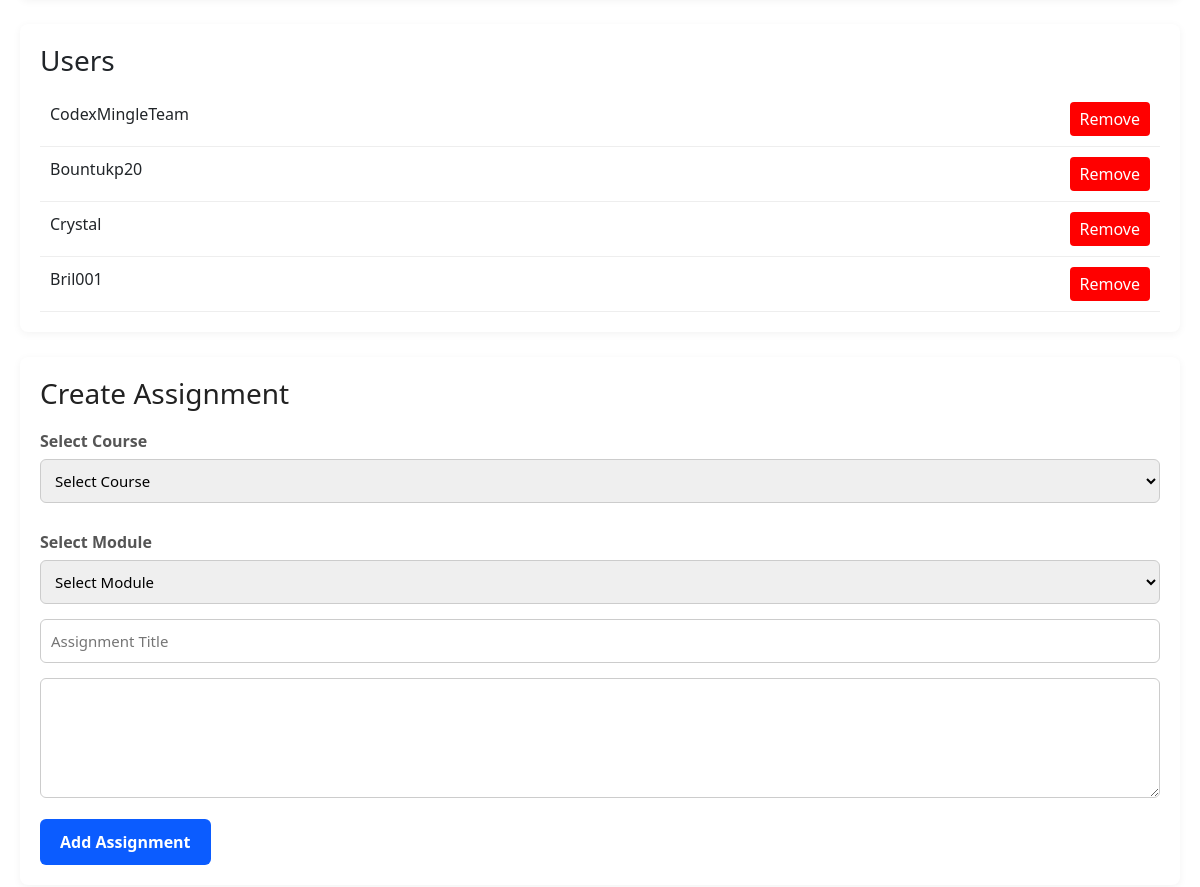
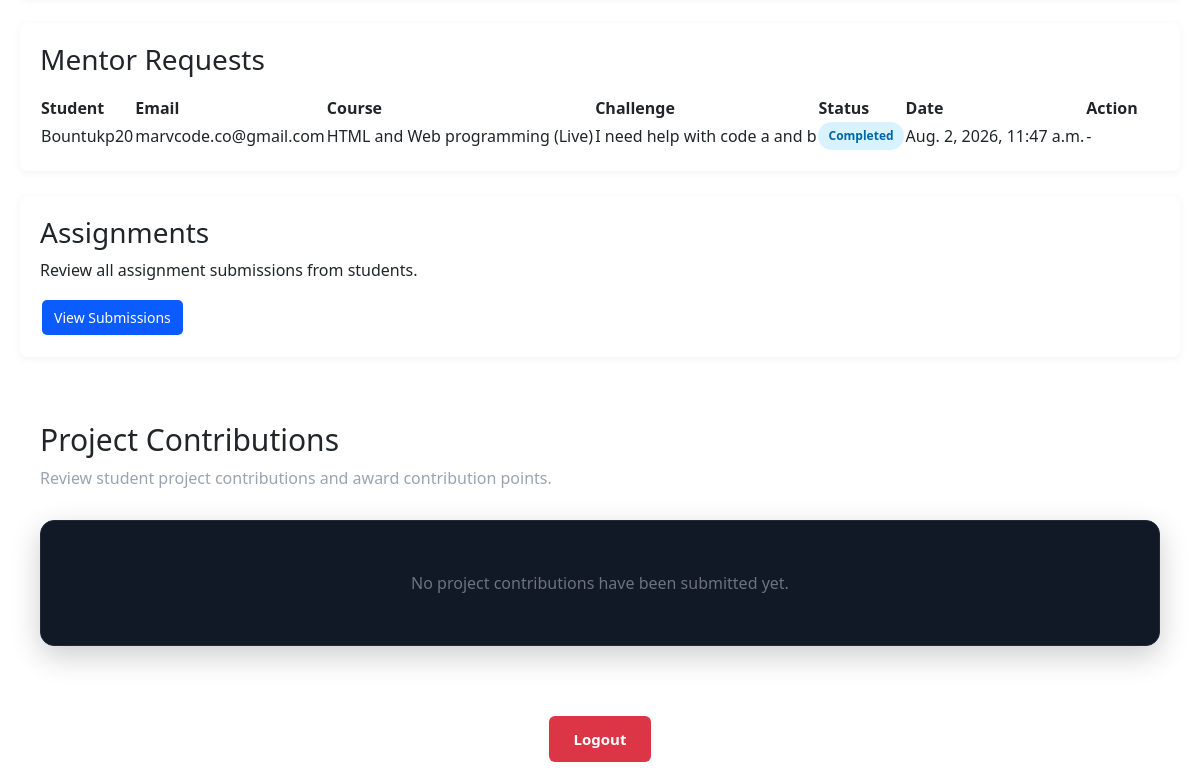
Page /admin-dashboard (signed in, lower part) on the earlier database version (2 pictures, top to bottom).
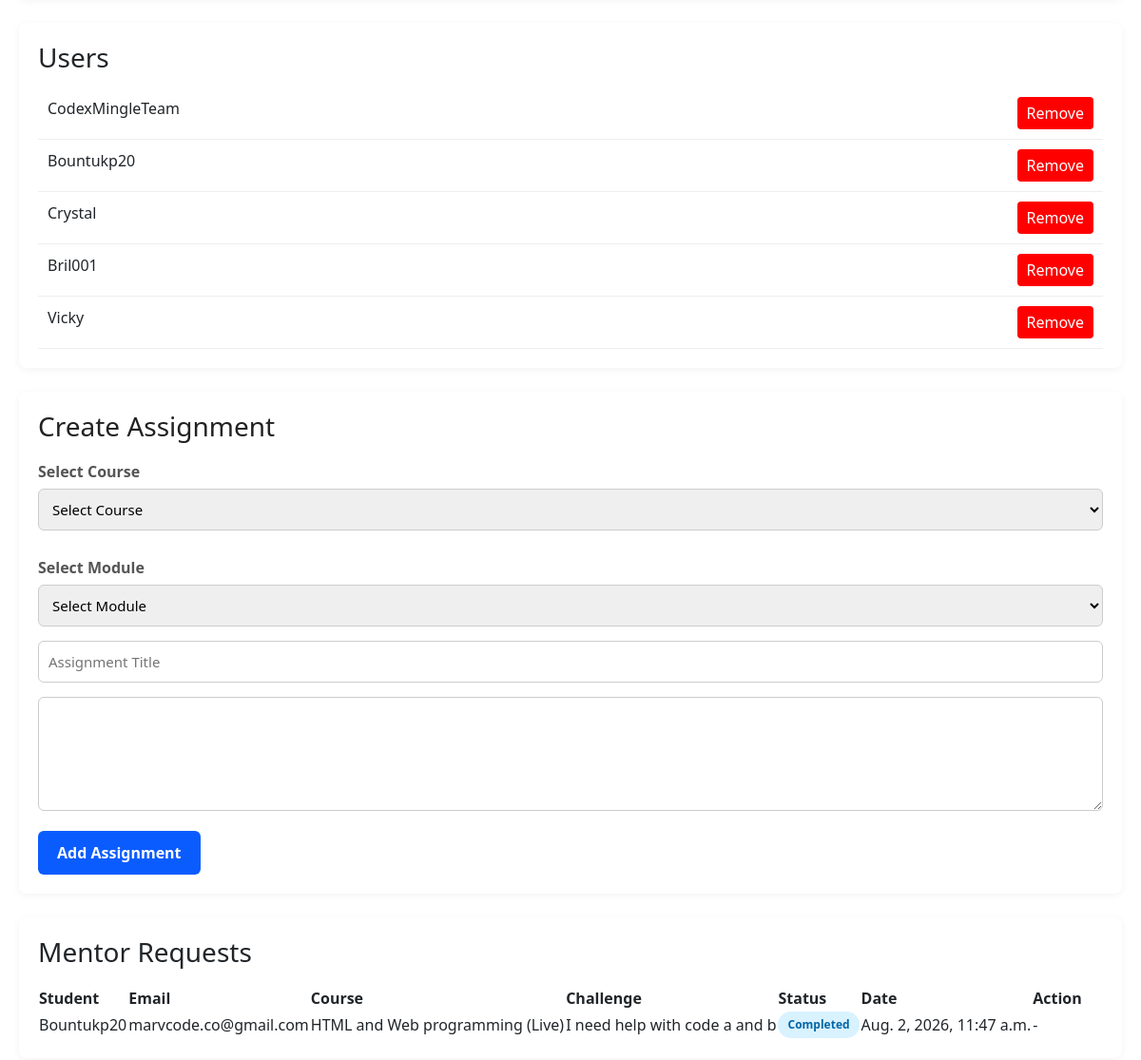
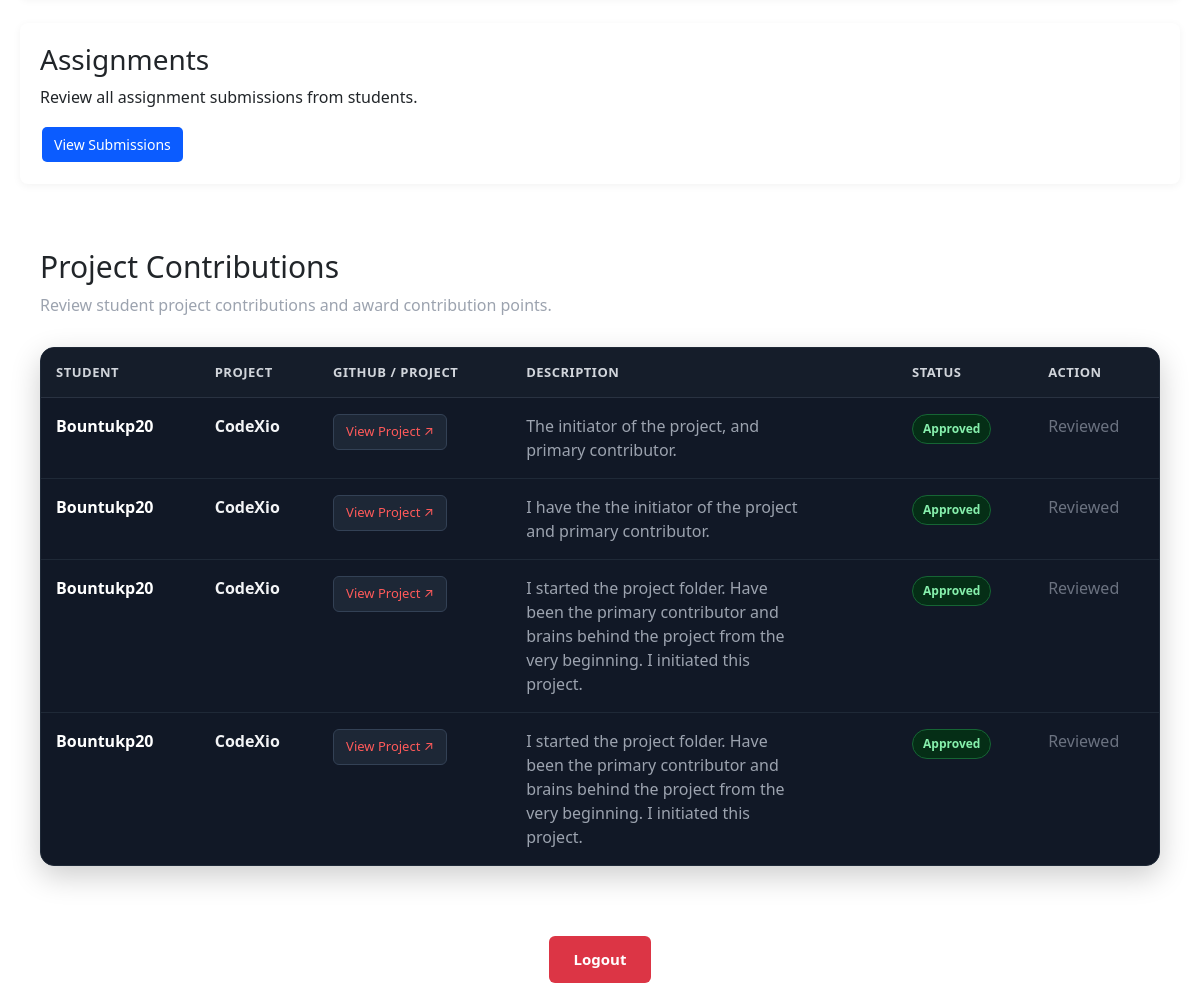
Same page on the later database version (2 pictures, top to bottom).
### users/models.py (models this page shows, shortened)
class User(AbstractUser):
    student_id = models.CharField(max_length=20, unique=True, blank=True)
    fullname = models.CharField(max_length=50)
    phone = models.CharField(max_length=20)
    country = models.CharField(max_length=100)
    email = models.EmailField(max_length=254, unique=True)
    github_username = models.CharField(
    max_length=100,
    blank=True,
    null=True
    )
    profile_image = models.ImageField(upload_to='profiles/', blank=True)
    is_verified = models.BooleanField(default=False)
    verified_at = models.DateTimeField(
    null=True,
    blank=True
    )

### courses/models.py (models this page shows, shortened)
class MentorRequest(models.Model):
    STATUS_CHOICES = (
        ("pending", "Pending"),
        ("approved", "Approved"),
        ("rejected", "Rejected"),
        ("completed", "Completed"),
    )
    user = models.ForeignKey(
        settings.AUTH_USER_MODEL,
        on_delete=models.CASCADE
    )
    course = models.ForeignKey(
        "Course",
        on_delete=models.CASCADE
    )
    challenge = models.TextField()
    status = models.CharField(
        max_length=20,
        choices=STATUS_CHOICES,
        default="pending"
    )
    meeting_link = models.URLField(
        blank=True,
        null=True
    )
    admin_notes = models.TextField(
        blank=True
    )
    created_at = models.DateTimeField(
        auto_now_add=True
    )
    class Meta:
        ordering = ["-created_at"]

class Course(models.Model):
    COURSE_TYPE = (
        ("recorded", "Recorded"),
        ("live", "Live"),
    )
    PAYMENT_TYPE = (
        ('transfer', 'transfer'),
        ('mastercard',  'Mastercard')
    )
    title = models.CharField(max_length=200)
    description = models.TextField()
    price = models.DecimalField(max_digits=8, decimal_places=2)
    payment_type = models.CharField(max_length=10, choices=PAYMENT_TYPE, default="transfer")
    course_type = models.CharField(
        max_length=10,
        choices=COURSE_TYPE,
        default="recorded"
    )
    discount_active = models.BooleanField(default=False)
    discount_percentage = models.PositiveIntegerField(
        default=0
    )
    first_200_discount = models.DecimalField(
        max_digits=5,
        decimal_places=2,
        default=0
    )
    discount_expiry = models.DateTimeField(
        null=True,
        blank=True
    )
    enrollment_open = models.DateTimeField(null=True, blank=True)
    created_at = models.DateTimeField(auto_now_add=True)

class ProjectContribution(models.Model):
    STATUS_CHOICES = (
        ("pending", "Pending"),
        ("approved", "Approved"),
        ("rejected", "Rejected"),
    )
    student = models.ForeignKey(
        User,
        on_delete=models.CASCADE
    )
    github_username = models.CharField(
        max_length=100
    )
    project_name = models.CharField(
        max_length=200
    )
    project_link = models.URLField()
    contribution_description = models.TextField()
    grade = models.PositiveIntegerField(
        default=0
    )
    status = models.CharField(
        max_length=20,
        choices=STATUS_CHOICES,
        default="pending"
    )
    submitted_at = models.DateTimeField(
        auto_now_add=True
    )
    reviewed_at = models.DateTimeField(
        null=True,
        blank=True
    )

### codexio_main/views.py (the view)
# urls.py: path('admin-dashboard', views.admin_dashboard, name='admin_dashboard'),
@staff_member_required
def admin_dashboard(request):
    query = request.GET.get("q")
    users = User.objects.all()
    courses = Course.objects.all()
    modules = Module.objects.select_related('course').all()
    requests = MentorRequest.objects.select_related(
        "user",
        "course"
    ).order_by("-created_at")
    contributions = ProjectContribution.objects.all().order_by(
    "-submitted_at"
    )
    if query:
        users = User.objects.filter(username__icontains=query)
        courses = Course.objects.filter(title__icontains=query)
    context = {
        "users": users,
        "courses": courses,
        "modules": modules,
        "query": query,
        "requests": requests,
        "contributions": contributions,
    }
    return render(request, "codexio_main/dashboard/admin_panel/admin.html", context)

### codexio_main/templates/codexio_main/dashboard/admin_panel/admin.html (shortened to what this page needs)
{% extends "base.html" %}
{% block content %}
<div class="admin-container">
<div class="admin-card">
<h3>Users</h3>
<div class="user-list">
{% for user in users %}
<div class="user-row">
<span>{{ user.username }}</span>
<a href="{% url 'courses:remove_user' user.id %}" class="delete-btn">Remove</a>
</div>
{% endfor %}
</div>
</div>
<div class="assignment-card">
<h3>Create Assignment</h3>
<form method="POST" action="{% url 'courses:create_assignment' %}">
<label>Select Course</label>
<select name="course_id" required>
<option value="">Select Course</option>
</select>
<label>Select Module</label>
<select name="module_id" required>
    <option value="">Select Module</option>
</select>
<input type="text" name="title" placeholder="Assignment Title">
<textarea name="instructions"></textarea>
<button>Add Assignment</button>
</form>
</div>
<div class="mentor-card">
<h3>Mentor Requests</h3>
<table>
    <thead>
        <tr>
            <th>Student</th>
            <th>Email</th>
            <th>Course</th>
            <th>Challenge</th>
            <th>Status</th>
            <th>Date</th>
            <th>Action</th>
        </tr>
    </thead>
    <tbody>
    {% for request in requests %}
        <tr>
            <td>{{ request.user.username }}</td>
            <td>{{ request.user.email }}</td>
            <td>{{ request.course.title }}</td>
            <td>{{ request.challenge }}</td>
            <td><span class="status {{ request.status }}">{{ request.status|title }}</span></td>
            <td>{{ request.created_at }}</td>
            <td>
                {% if request.status == "pending" %}
                    <a href="{% url 'courses:approve_mentor_request' request.id %}" class="action-btn approve-btn">
                      Approve
                    </a>
                    <a href="{% url 'courses:reject_mentor_request' request.id %}" class="action-btn reject-btn">
                      Reject
                    </a>
                {% elif request.status == "approved" %}
                    <a href="{% url 'courses:complete_mentor_request' request.id %}" class="action-btn complete-btn">
                      Mark Completed
                    </a>
                {% else %}
                    -
                {% endif %}
            </td>
        </tr>
    {% endfor %}
    </tbody>
</table>
</div>
<div class="admin-card">
<h3>Assignments</h3>
<p>
Review all assignment submissions from students.
</p>
<a href="{% url 'courses:assignment_submissions' %}" class="action-btn complete-btn">
View Submissions
</a>
</div>
<div class="contributions-container">
    <div class="contributions-header">
        <h2>
            Project Contributions
        </h2>
        <p>
            Review student project contributions and award contribution points.
        </p>
    </div>
    <div class="contributions-card">
        {% if contributions %}
        <div class="table-wrapper">
            <table class="contributions-table">
                <thead>
                    <tr>
                        <th>
                            Student
                        </th>
                        <th>
                            Project
                        </th>
                        <th>
                            GitHub / Project
                        </th>
                        <th>
                            Description
                        </th>
                        <th>
                            Status
                        </th>
                        <th>
                            Action
                        </th>
                    </tr>
                </thead>
                <tbody>
                {% for contribution in contributions %}
                    <tr>
                        <td>
                            <div class="student-name">
                                {{ contribution.student.username }}
                            </div>
                        </td>
                        <td>
                            <div class="project-name">
                                {{ contribution.project_name }}
                            </div>
                        </td>
                        <td>
                            <a
                                href="{{ contribution.project_link }}"
                                target="_blank"
                                rel="noopener noreferrer"
                                class="project-link"
                            >
                                View Project ↗
                            </a>
                        </td>
                        <td>
                            <div class="description">
                                {% if contribution.contribution_description %}
                                    {{ contribution.contribution_description }}
                                {% else %}
                                    No description provided.
                                {% endif %}
                            </div>
                        </td>
                        <td>
                            {% if contribution.status == "pending" %}
                                <span class="status status-pending">
                                    Pending
                                </span>
                            {% elif contribution.status == "approved" %}
                                <span class="status status-approved">
                                    Approved
                                </span>
                            {% elif contribution.status == "rejected" %}
                                <span class="status status-rejected">
                                    Rejected
                                </span>
                            {% else %}
                                <span class="status status-pending">
                                    {{ contribution.status }}
                                </span>
                            {% endif %}
                        </td>
                        <td>
                            {% if contribution.status == "pending" %}
                                <form
                                    method="POST"
                                    action="{% url 'courses:approve_project_contribution' contribution.id %}"
                                    class="approve-form"
                                >
                                    {% csrf_token %}
                                    <input
                                        type="number"
                                        name="grade"
                                        class="grade-input"
                                        placeholder="Score"
                                        min="0"
                                        max="20"
                                        required
                                    >
                                    <button
                                        type="submit"
                                        class="approve-btn"
                                    >
                                        Approve
                                    </button>
                                    <form
                                      method="POST"
                                      action="{% url 'courses:reject_project_contribution' contribution.id %}"
                                      class="reject-form"
                                    >
                                    {% csrf_token %}
                                    <button
                                      type="submit"
                                      class="reject-btn"
                                      onclick="return confirm('Are you sure you want to reject this contribution?');"
                                    >
                                      Reject
                                    </button>
                                </form>
                            {% else %}
                                <span style="color:#6b7280;">
                                    Reviewed
                                </span>
                            {% endif %}
                        </td>
                    </tr>
                {% endfor %}
                </tbody>
            </table>
        </div>
        {% else %}
            <div class="empty-state">
                No project contributions have been submitted yet.
            </div>
        {% endif %}
    </div>
</div>
<div class="logout-card">
<form action="{% url 'users:logout' %}" method="POST">
<button type="submit" class="logout-btn">
 Logout
</button>
</form>
</div>
{% endblock %}

### templates/base.html (shortened to what this page needs)
{% load static %}
<!doctype html>
<html lang="en">
    <head>
        <link href="https://cdn.jsdelivr.net/npm/bootstrap@5.3.3/dist/css/bootstrap.min.css" rel="stylesheet">
    </head>
    <body>
        {% block content %}{% endblock %}
    </body>

### codexio_main/templates/codexio_main/dashboard/admin_panel/admin.html (style rules this page uses)
.admin-container { max-width:1200px; margin:auto; padding:20px; }
.admin-card { background:#fff; padding:20px; border-radius:8px; margin-bottom:25px; box-shadow:0 2px 8px rgba(0,0,0,0.05); }
.user-list { margin-top:15px; }
.user-row { display:flex; justify-content:space-between; padding:10px; border-bottom:1px solid #eee; }
.delete-btn { color:white; background:red; padding:5px 10px; border-radius:4px; text-decoration:none; }
.assignment-card { background:#fff; padding:20px; border-radius:8px; margin-bottom:25px; box-shadow:0 2px 8px rgba(0,0,0,.05); }
.assignment-card h3 { margin-bottom:18px; color:#222; }
.assignment-card label { display:block; margin-top:12px; margin-bottom:6px; font-weight:600; color:#555; }
.assignment-card input, .assignment-card textarea, .assignment-card select { width:100%; padding:10px; border:1px solid #ccc; border-radius:6px; margin-bottom:15px; font-size:15px; }
.assignment-card textarea { min-height:120px; resize:vertical; }
.assignment-card button { background:#0b5cff; color:#fff; padding:11px 20px; border:none; border-radius:6px; cursor:pointer; font-weight:600; transition:.3s; }
.mentor-card { background:#fff; padding:20px; border-radius:8px; margin-bottom:25px; box-shadow:0 2px 8px rgba(0,0,0,.05); overflow-x:auto; }
.mentor-card h3 { margin-bottom:18px; }
.status { padding:6px 12px; border-radius:20px; font-size:13px; font-weight:600; display:inline-block; }
.status.completed { background:#d9f2ff; color:#0066a6; }
.action-btn { display:inline-block; padding:7px 12px; border-radius:5px; text-decoration:none; color:white; font-size:14px; margin:2px; transition:.3s; }
.complete-btn { background:#0b5cff; }
.logout-card { text-align:center; margin-top:30px; }
.logout-btn { background:#dc3545; color:white; border:none; padding:12px 25px; border-radius:6px; cursor:pointer; font-size:15px; font-weight:600; transition:.3s; }
.contributions-container { max-width:1250px; margin:0 auto; padding:40px 20px; }
.contributions-header { margin-bottom:30px; }
.contributions-header h2 { margin:0 0 8px; font-size:30px; }
.contributions-header p { margin:0; color:#9ca3af; }
.contributions-card { background:#111826; border:1px solid #1f2937; border-radius:14px; overflow:hidden; box-shadow:0 10px 30px rgba(0,0,0,0.2); }
.table-wrapper { width:100%; overflow-x:auto; }
.contributions-table { width:100%; border-collapse:collapse; min-width:900px; }
.contributions-table th { background:#151d2a; color:#d1d5db; text-align:left; padding:15px; font-size:13px; text-transform:uppercase; letter-spacing:0.5px; border-bottom:1px solid #293241; }
.contributions-table td { padding:16px 15px; border-bottom:1px solid #1f2937; color:#d1d5db; vertical-align:top; }
.contributions-table tr:last-child td { border-bottom:none; }
.contributions-table tbody tr { transition:0.2s; }
.student-name { font-weight:600; color:white; }
.project-name { font-weight:600; color:#f3f4f6; }
.description { max-width:280px; line-height:1.5; color:#9ca3af; }
.project-link { display:inline-block; padding:7px 12px; background:#1d2736; border:1px solid #334155; border-radius:6px; color:#ff5a5a; text-decoration:none; font-size:13px; transition:0.2s; }
.status { display:inline-block; padding:5px 10px; border-radius:20px; font-size:12px; font-weight:600; }
.status-approved { background:#052e16; color:#86efac; border:1px solid #166534; }

Differences in the rows shown:
added User: username "Vicky"
added ProjectContribution: student.username "Bountukp20", project_name "CodeXio", contribution_description "The initiator of the project, and primary contributor.", status "Approved"
added ProjectContribution: student.username "Bountukp20", project_name "CodeXio", contribution_description "I have the the initiator of the project and primary contributor.", status "Approved"
added ProjectContribution: student.username "Bountukp20", project_name "CodeXio", contribution_description "I started the project folder. Have been the primary contributor and brains behind the project from the very beginning. I initiated this project.", status "Approved"
added ProjectContribution: student.username "Bountukp20", project_name "CodeXio", contribution_description "I started the project folder. Have been the primary contributor and brains behind the project from the very beginning. I initiated this project.", status "Approved"
Other differences:
text no longer shown: "No project contributions have been submitted yet."
text now shown: "STUDENT PROJECT GITHUB / PROJECT DESCRIPTION STATUS ACTION"
